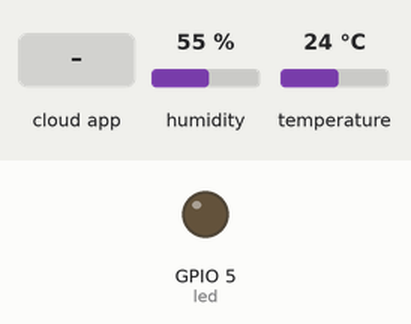
Recording of a sketch running on a simulated ESP8266 (NodeMCU). Parts: output pins drawn as LEDs (lit = HIGH). The test bench sets the inputs (shaded band); at power-on: humidity 55 %, temperature 24 °C. WiFi joins after 1.5 s; servers stay silent unless stated; the Firebase database answers and starts empty; what the sketch prints to the serial monitor is not drawn.

Above: at 2.7 s.
2.8 s: the phone or cloud app sets led to 1
At 3.7 s:
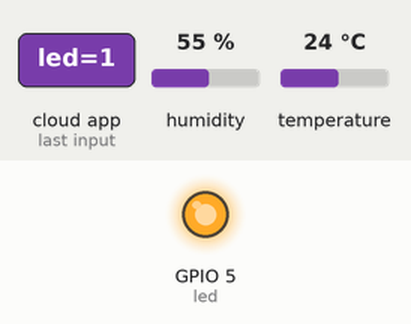
6.1 s: the phone or cloud app sets led to 0
At 6.8 s:
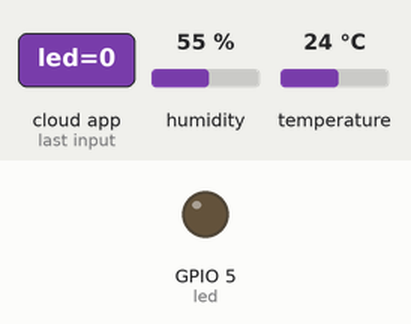
Timing chart, 0 to 9.1 s (numbered marks = the images above; inputs shaded):
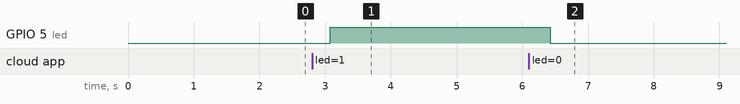

Measured:
- after the input at 2.8 s, GPIO 5 (led): LOW → HIGH after 0.28 s
- after the input at 6.1 s, GPIO 5 (led): HIGH → LOW after 0.33 s

The sketch:

ESP_DataUploader.ino
```cpp
// FirebaseESP8266.h must be included before ESP8266WiFi.h
#include "FirebaseESP8266.h" // Install Firebase ESP8266 library
#include <DHT.h> // Install DHT11 Library and Adafruit Unified Sensor Library
#include <ESP8266WiFi.h>
#define FIREBASE_HOST                                                          \
  "firstproject-99bb2-default-rtdb.asia-southeast1.firebasedatabase.app/" // Without
                                                                          // http://
                                                                          // or
                                                                          // https://
                                                                          // schemes
#define FIREBASE_AUTH "yEf6VGsxnPXyfKp0B0sUeuWBQCxX0VqWRGEk6VPR"
#define WIFI_SSID "Room102"
#define WIFI_PASSWORD "Room@102_6"

#define DHTPIN 2 // Connect Data pin of DHT to D2
int led = 5;     // Connect LED to D5

bool stopWhile = false;

#define DHTTYPE DHT11
DHT dht(DHTPIN, DHTTYPE);
String readString;
// Define FirebaseESP8266 data object
FirebaseData firebaseData;
FirebaseData ledData;

FirebaseJson json;
int US1_reading = 0;
int US2_reading = 0;
void refine_value(String tempString) {
  US1_reading = 0;
  US2_reading = 0;
  Serial.println("String working on : " + tempString + ".");
  char tempChar[(tempString.length()) + 1];
  tempString.toCharArray(tempChar, (tempString.length()) + 1);
  int i;
  String returnString;
  int writedState = 0;
  // if (tempChar[0] != 'x') {
  //   // its not our string
  //   Serial.println("unknow string!");
  // } else
  {
    // Serial.println("Working fine...");
    writedState = 0;
    for (i = 0; i < ((tempString.length()) + 1) && tempChar[i] != '~'; i++) {
      if (tempChar[i] == 'x') {
        writedState = 1;
        US1_reading = 0;
      }
      if (tempChar[i] == 'y') {
        writedState = 2;
        US2_reading = 0;
      }
      // if (tempChar[i] == '~') {
      //   if (tempChar[i + 1] != '.') {
      //     US1_reading = 0;
      //     US2_reading = 0;
      //   }
      // }

      if (tempChar[i] >= '0' && tempChar[i] <= '9') {
        if (writedState == 1) {
          US1_reading += tempChar[i] - '0';
          US1_reading *= 10;
          Serial.print(String(US1_reading) + "-.");
        } else if (writedState == 2) {
          US2_reading += tempChar[i] - '0';
          US2_reading *= 10;
          Serial.print(String(US2_reading) + "-");
        }
      }
    }
    Serial.println();
    US1_reading /= 10;
    US2_reading /= 10;
    Serial.flush();
  }
  Serial.println("distance 1 : " + String(US1_reading));
  Serial.println("distance 2 : " + String(US2_reading));
  stopWhile = false;
}

void setup() {

  Serial.begin(115200);
  dht.begin();
  pinMode(led, OUTPUT);

  WiFi.begin(WIFI_SSID, WIFI_PASSWORD);
  Serial.print("Connecting to Wi-Fi");
  while (WiFi.status() != WL_CONNECTED) {
    Serial.print(".");
    delay(300);
  }
  Serial.println();
  Serial.print("Connected with IP: ");
  Serial.println(WiFi.localIP());
  Serial.println();

  Firebase.begin(FIREBASE_HOST, FIREBASE_AUTH);
  Firebase.reconnectWiFi(true);
}
int globle_HC_1 = 0;
int globle_HC_2 = 0;
void sensorUpdate() {
  // Reading temperature or humidity takes about 250 milliseconds!
  // Sensor readings may also be up to 2 seconds 'old' (its a very slow sensor)
  float h = dht.readHumidity();
  // Read temperature as Celsius (the default)
  float t = dht.readTemperature();
  // Read temperature as Fahrenheit (isFahrenheit = true)
  float f = dht.readTemperature(true);

  // Check if any reads failed and exit early (to try again).
  if (isnan(h) || isnan(t) || isnan(f)) {
    Serial.println(F("Failed to read from DHT sensor!"));
    return;
  }

  Serial.print(F("Humidity: "));
  Serial.print(h);
  Serial.print(F("%  Temperature: "));
  Serial.print(t);
  Serial.print(F("C  ,"));
  Serial.print(f);
  Serial.println(F("F  "));

  if (Firebase.setFloat(firebaseData, "/FirebaseIOT/temperature", t)) {
    // Serial.println("PASSED");
    // Serial.println("PATH: " + firebaseData.dataPath());
    // Serial.println("TYPE: " + firebaseData.dataType());
    // Serial.println("ETag: " + firebaseData.ETag());
    // Serial.println("------------------------------------");
    // Serial.println();
  } else {
    Serial.println("FAILED");
    Serial.println("REASON: " + firebaseData.errorReason());
    Serial.println("------------------------------------");
    Serial.println();
  }

  if (Firebase.setFloat(firebaseData, "/FirebaseIOT/humidity", h)) {
    // Serial.println("PASSED");
    // Serial.println("PATH: " + firebaseData.dataPath());
    // Serial.println("TYPE: " + firebaseData.dataType());
    // Serial.println("ETag: " + firebaseData.ETag());
    // Serial.println("------------------------------------");
    // Serial.println();
  } else {
    Serial.println("FAILED");
    Serial.println("REASON: " + firebaseData.errorReason());
    Serial.println("------------------------------------");
    Serial.println();
  }
  if (globle_HC_1 != US1_reading && US1_reading != 0) {
    if (Firebase.setFloat(firebaseData, "/FirebaseIOT/Ultrasound_1",
                          US1_reading)) {
      Serial.println("U_Distance 1 updated!");
      globle_HC_1 = US1_reading;
      Serial.print(F("Pass1"));
    } else {
      Serial.println("U_Distance 1 not updated successfully!");
    }
  }
  if (globle_HC_2 != US2_reading && US2_reading != 0) {
    if (Firebase.setFloat(firebaseData, "/FirebaseIOT/Ultrasound_2",
                          US2_reading)) {
      Serial.println("U_Distance 2 updated!");
      globle_HC_2 = US2_reading;
      Serial.print(F("Pass1"));
    } else {
      Serial.println("U_Distance 2 not updated successfully!");
    }
  }
}
bool dataEnterd = false;
void loop() {
  sensorUpdate();

  while ((Serial.available() >= 1) && (!stopWhile)) {
    char c = Serial.read(); // gets one byte from serial buffer
    if (c != '~') {
      readString += c;
      delay(2); // slow looping to allow buffer to fill with next character
      dataEnterd = true;
    } else {
      stopWhile = true;
      Serial.flush();
      delay(1500);
    }
  }
  if (dataEnterd) {
    refine_value(readString);
    readString = "";
    dataEnterd = false;
    Serial.flush();
  }

  if (Firebase.getString(ledData, "/FirebaseIOT/led")) {
    Serial.println(ledData.stringData());
    if (ledData.stringData() == "1") {
      digitalWrite(led, HIGH);
    } else if (ledData.stringData() == "0") {
      digitalWrite(led, LOW);
    }
  }
  delay(100);
}
```

UserInput.ino
```cpp
String getString() {
  String sdata = "";
  char ch = '0';
  bool condit = true;
  while (condit) {
    // if (Serial.available() > 0)
    // {
    ch = Serial.read(); // get the character
    delay(20);
    if ((ch >= 'a' && ch <= 'z') || (ch >= 'A' && ch <= 'Z') ||
        (ch >= '0' && ch <= '9') || (ch == '=')) {
      sdata += ch;

    } else if (ch == '!') {
      Serial.println("Bypassed");
      loop();
      return "NULL";
    } else if (ch == '~') {
      Serial.println("Sr we got ");
      Serial.println(sdata);
      condit = false;
      // FileNameLoop = sdata;
    } else if (ch == '`') {
      Serial.println("Str cleared");
      sdata = "";
      // Serial.println(sdata);
      // condit = false;
      // FileNameLoop = sdata;
    }
    // }
  }
  return sdata;
}
```
